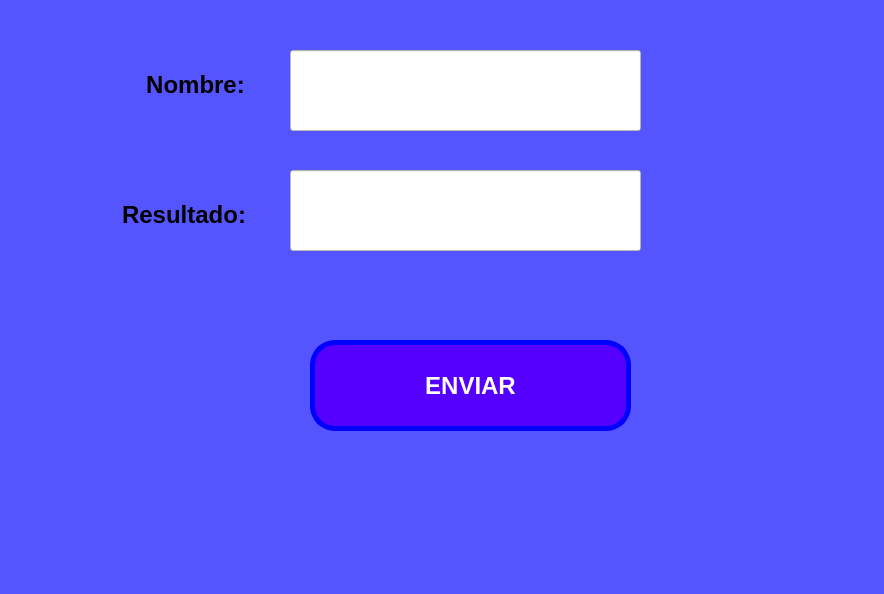
<?xml version="1.0" encoding="UTF-8"?>
<ui version="4.0">
 <class>MainWindow</class>
 <widget class="QMainWindow" name="MainWindow">
  <property name="geometry">
   <rect>
    <x>0</x>
    <y>0</y>
    <width>884</width>
    <height>594</height>
   </rect>
  </property>
  <property name="font">
   <font>
    <italic>true</italic>
   </font>
  </property>
  <property name="focusPolicy">
   <enum>Qt::NoFocus</enum>
  </property>
  <property name="windowTitle">
   <string>MainWindow</string>
  </property>
  <property name="styleSheet">
   <string notr="true">background-color: rgb(85, 85, 255);</string>
  </property>
  <widget class="QWidget" name="centralwidget">
   <widget class="QPushButton" name="btn_enviar">
    <property name="geometry">
     <rect>
      <x>310</x>
      <y>340</y>
      <width>321</width>
      <height>91</height>
     </rect>
    </property>
    <property name="font">
     <font>
      <family>MS Sans Serif</family>
      <pointsize>18</pointsize>
      <weight>75</weight>
      <bold>true</bold>
     </font>
    </property>
    <property name="styleSheet">
     <string notr="true">color: rgb(255, 255, 255);
background-color: rgb(85, 0, 255);
border-radius: 25px;
border: 5px solid blue;
</string>
    </property>
    <property name="text">
     <string>ENVIAR</string>
    </property>
   </widget>
   <widget class="QLineEdit" name="txt_nombre">
    <property name="geometry">
     <rect>
      <x>290</x>
      <y>50</y>
      <width>351</width>
      <height>81</height>
     </rect>
    </property>
    <property name="font">
     <font>
      <pointsize>48</pointsize>
     </font>
    </property>
    <property name="styleSheet">
     <string notr="true">background-color: rgb(255, 255, 255);</string>
    </property>
    <property name="text">
     <string/>
    </property>
    <property name="alignment">
     <set>Qt::AlignCenter</set>
    </property>
   </widget>
   <widget class="QLineEdit" name="txt_resultado">
    <property name="geometry">
     <rect>
      <x>290</x>
      <y>170</y>
      <width>351</width>
      <height>81</height>
     </rect>
    </property>
    <property name="font">
     <font>
      <pointsize>48</pointsize>
     </font>
    </property>
    <property name="styleSheet">
     <string notr="true">background-color: rgb(255, 255, 255);</string>
    </property>
    <property name="text">
     <string/>
    </property>
    <property name="alignment">
     <set>Qt::AlignCenter</set>
    </property>
   </widget>
   <widget class="QLabel" name="label">
    <property name="geometry">
     <rect>
      <x>140</x>
      <y>70</y>
      <width>111</width>
      <height>31</height>
     </rect>
    </property>
    <property name="text">
     <string>&lt;html&gt;&lt;head/&gt;&lt;body&gt;&lt;p align=&quot;center&quot;&gt;&lt;span style=&quot; font-size:18pt; font-weight:600;&quot;&gt;Nombre:&lt;/span&gt;&lt;/p&gt;&lt;/body&gt;&lt;/html&gt;</string>
    </property>
   </widget>
   <widget class="QLabel" name="label_2">
    <property name="geometry">
     <rect>
      <x>115</x>
      <y>200</y>
      <width>131</width>
      <height>31</height>
     </rect>
    </property>
    <property name="text">
     <string>&lt;html&gt;&lt;head/&gt;&lt;body&gt;&lt;p align=&quot;right&quot;&gt;&lt;span style=&quot; font-size:18pt; font-weight:600;&quot;&gt;Resultado:&lt;/span&gt;&lt;/p&gt;&lt;/body&gt;&lt;/html&gt;</string>
    </property>
   </widget>
  </widget>
  <widget class="QMenuBar" name="menubar">
   <property name="geometry">
    <rect>
     <x>0</x>
     <y>0</y>
     <width>884</width>
     <height>22</height>
    </rect>
   </property>
  </widget>
  <widget class="QStatusBar" name="statusbar"/>
 </widget>
 <resources/>
 <connections/>
</ui>
